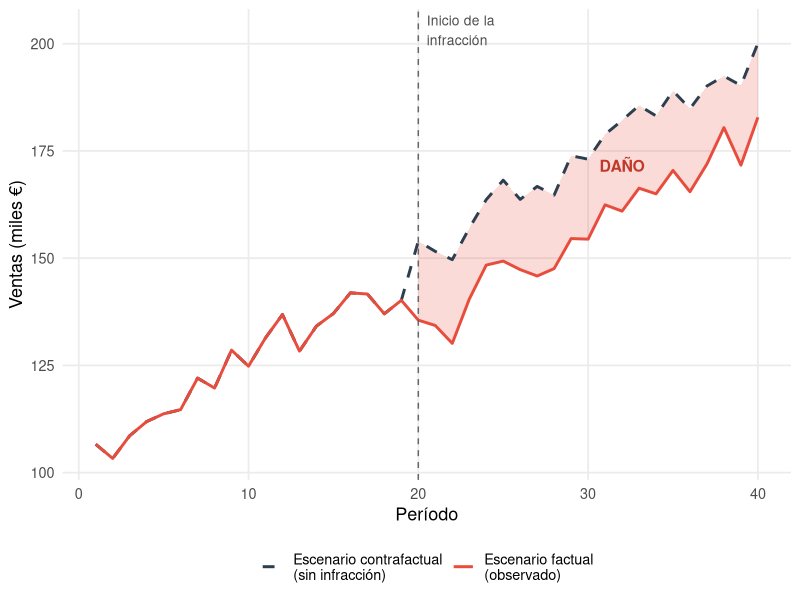

The R script that drew this image:
## ---- chunk 1
#| label: setup-ch01
#| include: false
library(tidyverse)
library(kableExtra)
## ---- chunk 2
#| label: fig-contrafactual
#| fig-cap: "Lógica del escenario contrafactual: el daño como diferencia entre lo que habría ocurrido y lo que ocurrió"
#| fig-width: 8
#| fig-height: 5

set.seed(42)
n <- 40
t <- 1:n
t_infraccion <- 20

# Escenario contrafactual (sin infracción)
ventas_cf <- 100 + 2.5 * t + rnorm(n, 0, 3)

# Escenario factual (con infracción desde t=20)
ventas_f <- ventas_cf
ventas_f[t_infraccion:n] <- ventas_cf[t_infraccion:n] - 18 - rnorm(n - t_infraccion + 1, 0, 2)

df_cf <- tibble(
  periodo = t,
  contrafactual = ventas_cf,
  factual = ventas_f
) |>
  pivot_longer(cols = c(contrafactual, factual),
               names_to = "escenario", values_to = "ventas")

ggplot() +
  geom_ribbon(
    data = tibble(periodo = t_infraccion:n,
                  ymin = ventas_f[t_infraccion:n],
                  ymax = ventas_cf[t_infraccion:n]),
    aes(x = periodo, ymin = ymin, ymax = ymax),
    fill = "#e74c3c", alpha = 0.2
  ) +
  geom_line(data = df_cf, aes(x = periodo, y = ventas, 
            color = escenario, linetype = escenario), linewidth = 1) +
  geom_vline(xintercept = t_infraccion, linetype = "dashed", color = "grey40") +
  annotate("text", x = t_infraccion + 0.5, y = max(ventas_cf) + 3,
           label = "Inicio de la\ninfracción", hjust = 0, size = 3.5, color = "grey30") +
  annotate("text", x = 32, y = mean(c(ventas_cf[32], ventas_f[32])),
           label = "DAÑO", fontface = "bold", size = 4, color = "#c0392b") +
  scale_color_manual(values = c("contrafactual" = "#2c3e50", "factual" = "#e74c3c"),
                     labels = c("Escenario contrafactual\n(sin infracción)",
                                "Escenario factual\n(observado)")) +
  scale_linetype_manual(values = c("contrafactual" = "dashed", "factual" = "solid"),
                        labels = c("Escenario contrafactual\n(sin infracción)",
                                   "Escenario factual\n(observado)")) +
  labs(x = "Período", y = "Ventas (miles €)",
       color = NULL, linetype = NULL) +
  theme_minimal(base_size = 13) +
  theme(legend.position = "bottom",
        panel.grid.minor = element_blank())
## ---- chunk 3
#| label: tbl-tipos-dano
#| tbl-cap: "Tipos de daño económico, conductas asociadas y métodos de cuantificación principales"

tibble(
  `Tipo de daño` = c("Sobreprecio (overcharge)",
                      "Lucro cesante (lost profits)",
                      "Daño emergente",
                      "Efecto volumen"),
  `Conducta típica` = c("Cárteles de precios, abuso explotativo",
                         "Exclusión de mercado, denigración, imitación desleal",
                         "Cualquier conducta con impacto patrimonial directo",
                         "Cárteles (componente adicional al sobreprecio)"),
  `Métodos principales` = c("Comparables, antes-y-después, DID, regresión de precios",
                             "Proyección de márgenes, comparables de rentabilidad",
                             "Análisis contable, valoración de activos",
                             "Estimación de elasticidad-precio, modelos de demanda")
) |>
  kbl(booktabs = TRUE, escape = FALSE) |>
  kable_styling(latex_options = c("hold_position", "scale_down"),
                full_width = TRUE) |>
  column_spec(1, bold = TRUE, width = "3.5cm") |>
  column_spec(2, width = "5cm") |>
  column_spec(3, width = "5.5cm")
